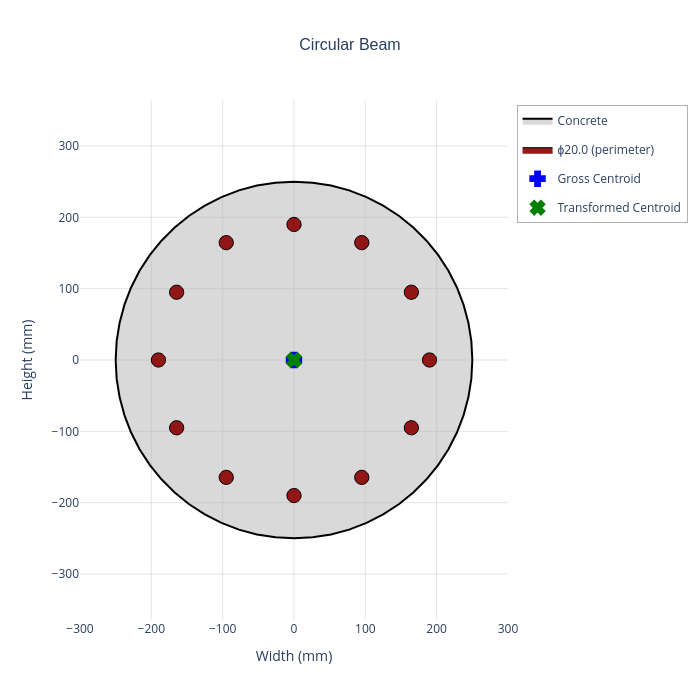

The notebook cell this image was saved under:
### Code cell
# Create circular section (centred at origin)
diameter = 500  # mm

# Sections are created with their centre at (0,0)
circular_section = create_circular_section(
    diameter=diameter,
    section_name="Circular Beam",
)

# ϕ20 => radius = 10
cover = 50

outer_layer = create_circular_perimeter_rebars(
    rebar=rebar_20,
    diameter=diameter,
    cover=cover,
    n_bars=12,
)
circular_section.add_rebar_group(outer_layer)

circular_section.plot(
    concrete=concrete,
    show=False
    )

### Figure 1 — Plotly figure (JSON) as saved in the notebook; plotly's stock layout.template omitted (floating-point values rounded to 4 significant figures)
{"data": [{"fill": "toself", "fillcolor": "rgba(180, 180, 180, 0.5)", "hoverinfo": "text", "hoveron": "fills+points", "hovertext": "<b>Concrete Section</b><br>Section Name: Circular Beam<br>Material Name: Concrete<br>Grade: C30/37<br>Gross I_xx: 3,057 x10⁶ mm⁴<br>Gross I_yy: 3,057 x10⁶ mm⁴<br>Reinforcement Ratio: 0.0192<br>Elastic Modulus E_cm: 32.84 GPa<br>Transformed I_xx: 3,403 x10⁶ mm⁴<br>Transformed I_yy: 3,403 x10⁶ mm⁴", "line": {"color": "black", "width": 2}, "mode": "lines", "name": "Concrete", "type": "scatter", "x": [250, 248.6, 244.5, 237.8, 228.4, 216.5, 202.3, 185.8, 167.3, 146.9, 125.0, 101.7, 77.25, 51.98, 26.13, 1.531e-14, -26.13, -51.98, -77.25, -101.7, -125.0, -146.9, -167.3, -185.8, -202.3, -216.5, -228.4, -237.8, -244.5, -248.6, -250, -248.6, -244.5, -237.8, -228.4, -216.5, -202.3, -185.8, -167.3, -146.9, -125.0, -101.7, -77.25, -51.98, -26.13, -4.592e-14, 26.13, 51.98, 77.25, 101.7, 125.0, 146.9, 167.3, 185.8, 202.3, 216.5, 228.4, 237.8, 244.5, 248.6, 250], "y": [0, 26.13, 51.98, 77.25, 101.7, 125.0, 146.9, 167.3, 185.8, 202.3, 216.5, 228.4, 237.8, 244.5, 248.6, 250, 248.6, 244.5, 237.8, 228.4, 216.5, 202.3, 185.8, 167.3, 146.9, 125.0, 101.7, 77.25, 51.98, 26.13, 3.062e-14, -26.13, -51.98, -77.25, -101.7, -125.0, -146.9, -167.3, -185.8, -202.3, -216.5, -228.4, -237.8, -244.5, -248.6, -250, -248.6, -244.5, -237.8, -228.4, -216.5, -202.3, -185.8, -167.3, -146.9, -125.0, -101.7, -77.25, -51.98, -26.13, 0]}, {"fill": "toself", "fillcolor": "rgba(139, 0, 0, 0.9)", "hoverinfo": "text", "hoveron": "fills+points", "hovertext": "<b>Rebar</b><br>Diameter: ϕ20.0 mm<br>Grade: B500B<br>Area: 314.2 mm²<br>Position: (190.0, 0.0) mm<br>Layer: perimeter<br>Total Steel Area: 3769.9 mm²", "legendgroup": "group_0", "line": {"color": "black", "width": 1}, "mode": "lines", "name": "ϕ20.0 (perimeter)", "showlegend": true, "type": "scatter", "x": [200, 199.8, 199.2, 198.2, 196.9, 195.3, 193.5, 191.5, 189.5, 187.5, 185.6, 183.9, 182.4, 181.3, 180.5, 180.1, 180.1, 180.5, 181.3, 182.4, 183.9, 185.6, 187.5, 189.5, 191.5, 193.5, 195.3, 196.9, 198.2, 199.2, 199.8, 200], "y": [0, 2.013, 3.944, 5.713, 7.248, 8.486, 9.378, 9.885, 9.987, 9.681, 8.978, 7.908, 6.514, 4.853, 2.994, 1.012, -1.012, -2.994, -4.853, -6.514, -7.908, -8.978, -9.681, -9.987, -9.885, -9.378, -8.486, -7.248, -5.713, -3.944, -2.013, -2.449e-15]}, {"fill": "toself", "fillcolor": "rgba(139, 0, 0, 0.9)", "hoverinfo": "text", "hoveron": "fills+points", "hovertext": "<b>Rebar</b><br>Diameter: ϕ20.0 mm<br>Grade: B500B<br>Area: 314.2 mm²<br>Position: (164.5, 95.0) mm<br>Layer: perimeter<br>Total Steel Area: 3769.9 mm²", "legendgroup": "group_0", "line": {"color": "black", "width": 1}, "mode": "lines", "name": "ϕ20.0 (perimeter)", "showlegend": false, "type": "scatter", "x": [174.5, 174.3, 173.7, 172.8, 171.4, 169.8, 168.0, 166.1, 164.0, 162.0, 160.1, 158.4, 157.0, 155.8, 155.0, 154.6, 154.6, 155.0, 155.8, 157.0, 158.4, 160.1, 162.0, 164.0, 166.1, 168.0, 169.8, 171.4, 172.8, 173.7, 174.3, 174.5], "y": [95.0, 97.01, 98.94, 100.7, 102.2, 103.5, 104.4, 104.9, 105.0, 104.7, 104.0, 102.9, 101.5, 99.85, 97.99, 96.01, 93.99, 92.01, 90.15, 88.49, 87.09, 86.02, 85.32, 85.01, 85.12, 85.62, 86.51, 87.75, 89.29, 91.06, 92.99, 95.0]}, {"fill": "toself", "fillcolor": "rgba(139, 0, 0, 0.9)", "hoverinfo": "text", "hoveron": "fills+points", "hovertext": "<b>Rebar</b><br>Diameter: ϕ20.0 mm<br>Grade: B500B<br>Area: 314.2 mm²<br>Position: (95.0, 164.5) mm<br>Layer: perimeter<br>Total Steel Area: 3769.9 mm²", "legendgroup": "group_0", "line": {"color": "black", "width": 1}, "mode": "lines", "name": "ϕ20.0 (perimeter)", "showlegend": false, "type": "scatter", "x": [105.0, 104.8, 104.2, 103.2, 101.9, 100.3, 98.47, 96.51, 94.49, 92.49, 90.6, 88.88, 87.41, 86.26, 85.46, 85.05, 85.05, 85.46, 86.26, 87.41, 88.88, 90.6, 92.49, 94.49, 96.51, 98.47, 100.3, 101.9, 103.2, 104.2, 104.8, 105.0], "y": [164.5, 166.6, 168.5, 170.3, 171.8, 173.0, 173.9, 174.4, 174.5, 174.2, 173.5, 172.5, 171.1, 169.4, 167.5, 165.6, 163.5, 161.6, 159.7, 158.0, 156.6, 155.6, 154.9, 154.6, 154.7, 155.2, 156.1, 157.3, 158.8, 160.6, 162.5, 164.5]}, {"fill": "toself", "fillcolor": "rgba(139, 0, 0, 0.9)", "hoverinfo": "text", "hoveron": "fills+points", "hovertext": "<b>Rebar</b><br>Diameter: ϕ20.0 mm<br>Grade: B500B<br>Area: 314.2 mm²<br>Position: (0.0, 190.0) mm<br>Layer: perimeter<br>Total Steel Area: 3769.9 mm²", "legendgroup": "group_0", "line": {"color": "black", "width": 1}, "mode": "lines", "name": "ϕ20.0 (perimeter)", "showlegend": false, "type": "scatter", "x": [10.0, 9.795, 9.19, 8.208, 6.89, 5.29, 3.473, 1.514, -0.5065, -2.507, -4.404, -6.121, -7.588, -8.743, -9.541, -9.949, -9.949, -9.541, -8.743, -7.588, -6.121, -4.404, -2.507, -0.5065, 1.514, 3.473, 5.29, 6.89, 8.208, 9.19, 9.795, 10.0], "y": [190, 192.0, 193.9, 195.7, 197.2, 198.5, 199.4, 199.9, 200.0, 199.7, 199.0, 197.9, 196.5, 194.9, 193.0, 191.0, 189.0, 187.0, 185.1, 183.5, 182.1, 181.0, 180.3, 180.0, 180.1, 180.6, 181.5, 182.8, 184.3, 186.1, 188.0, 190]}, {"fill": "toself", "fillcolor": "rgba(139, 0, 0, 0.9)", "hoverinfo": "text", "hoveron": "fills+points", "hovertext": "<b>Rebar</b><br>Diameter: ϕ20.0 mm<br>Grade: B500B<br>Area: 314.2 mm²<br>Position: (-95.0, 164.5) mm<br>Layer: perimeter<br>Total Steel Area: 3769.9 mm²", "legendgroup": "group_0", "line": {"color": "black", "width": 1}, "mode": "lines", "name": "ϕ20.0 (perimeter)", "showlegend": false, "type": "scatter", "x": [-85.0, -85.2, -85.81, -86.79, -88.11, -89.71, -91.53, -93.49, -95.51, -97.51, -99.4, -101.1, -102.6, -103.7, -104.5, -104.9, -104.9, -104.5, -103.7, -102.6, -101.1, -99.4, -97.51, -95.51, -93.49, -91.53, -89.71, -88.11, -86.79, -85.81, -85.2, -85.0], "y": [164.5, 166.6, 168.5, 170.3, 171.8, 173.0, 173.9, 174.4, 174.5, 174.2, 173.5, 172.5, 171.1, 169.4, 167.5, 165.6, 163.5, 161.6, 159.7, 158.0, 156.6, 155.6, 154.9, 154.6, 154.7, 155.2, 156.1, 157.3, 158.8, 160.6, 162.5, 164.5]}, {"fill": "toself", "fillcolor": "rgba(139, 0, 0, 0.9)", "hoverinfo": "text", "hoveron": "fills+points", "hovertext": "<b>Rebar</b><br>Diameter: ϕ20.0 mm<br>Grade: B500B<br>Area: 314.2 mm²<br>Position: (-164.5, 95.0) mm<br>Layer: perimeter<br>Total Steel Area: 3769.9 mm²", "legendgroup": "group_0", "line": {"color": "black", "width": 1}, "mode": "lines", "name": "ϕ20.0 (perimeter)", "showlegend": false, "type": "scatter", "x": [-154.5, -154.7, -155.4, -156.3, -157.7, -159.3, -161.1, -163.0, -165.1, -167.1, -168.9, -170.7, -172.1, -173.3, -174.1, -174.5, -174.5, -174.1, -173.3, -172.1, -170.7, -168.9, -167.1, -165.1, -163.0, -161.1, -159.3, -157.7, -156.3, -155.4, -154.7, -154.5], "y": [95.0, 97.01, 98.94, 100.7, 102.2, 103.5, 104.4, 104.9, 105.0, 104.7, 104.0, 102.9, 101.5, 99.85, 97.99, 96.01, 93.99, 92.01, 90.15, 88.49, 87.09, 86.02, 85.32, 85.01, 85.12, 85.62, 86.51, 87.75, 89.29, 91.06, 92.99, 95.0]}, {"fill": "toself", "fillcolor": "rgba(139, 0, 0, 0.9)", "hoverinfo": "text", "hoveron": "fills+points", "hovertext": "<b>Rebar</b><br>Diameter: ϕ20.0 mm<br>Grade: B500B<br>Area: 314.2 mm²<br>Position: (-190.0, 0.0) mm<br>Layer: perimeter<br>Total Steel Area: 3769.9 mm²", "legendgroup": "group_0", "line": {"color": "black", "width": 1}, "mode": "lines", "name": "ϕ20.0 (perimeter)", "showlegend": false, "type": "scatter", "x": [-180, -180.2, -180.8, -181.8, -183.1, -184.7, -186.5, -188.5, -190.5, -192.5, -194.4, -196.1, -197.6, -198.7, -199.5, -199.9, -199.9, -199.5, -198.7, -197.6, -196.1, -194.4, -192.5, -190.5, -188.5, -186.5, -184.7, -183.1, -181.8, -180.8, -180.2, -180], "y": [2.327e-14, 2.013, 3.944, 5.713, 7.248, 8.486, 9.378, 9.885, 9.987, 9.681, 8.978, 7.908, 6.514, 4.853, 2.994, 1.012, -1.012, -2.994, -4.853, -6.514, -7.908, -8.978, -9.681, -9.987, -9.885, -9.378, -8.486, -7.248, -5.713, -3.944, -2.013, 2.082e-14]}, {"fill": "toself", "fillcolor": "rgba(139, 0, 0, 0.9)", "hoverinfo": "text", "hoveron": "fills+points", "hovertext": "<b>Rebar</b><br>Diameter: ϕ20.0 mm<br>Grade: B500B<br>Area: 314.2 mm²<br>Position: (-164.5, -95.0) mm<br>Layer: perimeter<br>Total Steel Area: 3769.9 mm²", "legendgroup": "group_0", "line": {"color": "black", "width": 1}, "mode": "lines", "name": "ϕ20.0 (perimeter)", "showlegend": false, "type": "scatter", "x": [-154.5, -154.7, -155.4, -156.3, -157.7, -159.3, -161.1, -163.0, -165.1, -167.1, -168.9, -170.7, -172.1, -173.3, -174.1, -174.5, -174.5, -174.1, -173.3, -172.1, -170.7, -168.9, -167.1, -165.1, -163.0, -161.1, -159.3, -157.7, -156.3, -155.4, -154.7, -154.5], "y": [-95.0, -92.99, -91.06, -89.29, -87.75, -86.51, -85.62, -85.12, -85.01, -85.32, -86.02, -87.09, -88.49, -90.15, -92.01, -93.99, -96.01, -97.99, -99.85, -101.5, -102.9, -104.0, -104.7, -105.0, -104.9, -104.4, -103.5, -102.2, -100.7, -98.94, -97.01, -95.0]}, {"fill": "toself", "fillcolor": "rgba(139, 0, 0, 0.9)", "hoverinfo": "text", "hoveron": "fills+points", "hovertext": "<b>Rebar</b><br>Diameter: ϕ20.0 mm<br>Grade: B500B<br>Area: 314.2 mm²<br>Position: (-95.0, -164.5) mm<br>Layer: perimeter<br>Total Steel Area: 3769.9 mm²", "legendgroup": "group_0", "line": {"color": "black", "width": 1}, "mode": "lines", "name": "ϕ20.0 (perimeter)", "showlegend": false, "type": "scatter", "x": [-85.0, -85.2, -85.81, -86.79, -88.11, -89.71, -91.53, -93.49, -95.51, -97.51, -99.4, -101.1, -102.6, -103.7, -104.5, -104.9, -104.9, -104.5, -103.7, -102.6, -101.1, -99.4, -97.51, -95.51, -93.49, -91.53, -89.71, -88.11, -86.79, -85.81, -85.2, -85.0], "y": [-164.5, -162.5, -160.6, -158.8, -157.3, -156.1, -155.2, -154.7, -154.6, -154.9, -155.6, -156.6, -158.0, -159.7, -161.6, -163.5, -165.6, -167.5, -169.4, -171.1, -172.5, -173.5, -174.2, -174.5, -174.4, -173.9, -173.0, -171.8, -170.3, -168.5, -166.6, -164.5]}, {"fill": "toself", "fillcolor": "rgba(139, 0, 0, 0.9)", "hoverinfo": "text", "hoveron": "fills+points", "hovertext": "<b>Rebar</b><br>Diameter: ϕ20.0 mm<br>Grade: B500B<br>Area: 314.2 mm²<br>Position: (-0.0, -190.0) mm<br>Layer: perimeter<br>Total Steel Area: 3769.9 mm²", "legendgroup": "group_0", "line": {"color": "black", "width": 1}, "mode": "lines", "name": "ϕ20.0 (perimeter)", "showlegend": false, "type": "scatter", "x": [10.0, 9.795, 9.19, 8.208, 6.89, 5.29, 3.473, 1.514, -0.5065, -2.507, -4.404, -6.121, -7.588, -8.743, -9.541, -9.949, -9.949, -9.541, -8.743, -7.588, -6.121, -4.404, -2.507, -0.5065, 1.514, 3.473, 5.29, 6.89, 8.208, 9.19, 9.795, 10.0], "y": [-190, -188.0, -186.1, -184.3, -182.8, -181.5, -180.6, -180.1, -180.0, -180.3, -181.0, -182.1, -183.5, -185.1, -187.0, -189.0, -191.0, -193.0, -194.9, -196.5, -197.9, -199.0, -199.7, -200.0, -199.9, -199.4, -198.5, -197.2, -195.7, -193.9, -192.0, -190]}, {"fill": "toself", "fillcolor": "rgba(139, 0, 0, 0.9)", "hoverinfo": "text", "hoveron": "fills+points", "hovertext": "<b>Rebar</b><br>Diameter: ϕ20.0 mm<br>Grade: B500B<br>Area: 314.2 mm²<br>Position: (95.0, -164.5) mm<br>Layer: perimeter<br>Total Steel Area: 3769.9 mm²", "legendgroup": "group_0", "line": {"color": "black", "width": 1}, "mode": "lines", "name": "ϕ20.0 (perimeter)", "showlegend": false, "type": "scatter", "x": [105.0, 104.8, 104.2, 103.2, 101.9, 100.3, 98.47, 96.51, 94.49, 92.49, 90.6, 88.88, 87.41, 86.26, 85.46, 85.05, 85.05, 85.46, 86.26, 87.41, 88.88, 90.6, 92.49, 94.49, 96.51, 98.47, 100.3, 101.9, 103.2, 104.2, 104.8, 105.0], "y": [-164.5, -162.5, -160.6, -158.8, -157.3, -156.1, -155.2, -154.7, -154.6, -154.9, -155.6, -156.6, -158.0, -159.7, -161.6, -163.5, -165.6, -167.5, -169.4, -171.1, -172.5, -173.5, -174.2, -174.5, -174.4, -173.9, -173.0, -171.8, -170.3, -168.5, -166.6, -164.5]}, {"fill": "toself", "fillcolor": "rgba(139, 0, 0, 0.9)", "hoverinfo": "text", "hoveron": "fills+points", "hovertext": "<b>Rebar</b><br>Diameter: ϕ20.0 mm<br>Grade: B500B<br>Area: 314.2 mm²<br>Position: (164.5, -95.0) mm<br>Layer: perimeter<br>Total Steel Area: 3769.9 mm²", "legendgroup": "group_0", "line": {"color": "black", "width": 1}, "mode": "lines", "name": "ϕ20.0 (perimeter)", "showlegend": false, "type": "scatter", "x": [174.5, 174.3, 173.7, 172.8, 171.4, 169.8, 168.0, 166.1, 164.0, 162.0, 160.1, 158.4, 157.0, 155.8, 155.0, 154.6, 154.6, 155.0, 155.8, 157.0, 158.4, 160.1, 162.0, 164.0, 166.1, 168.0, 169.8, 171.4, 172.8, 173.7, 174.3, 174.5], "y": [-95.0, -92.99, -91.06, -89.29, -87.75, -86.51, -85.62, -85.12, -85.01, -85.32, -86.02, -87.09, -88.49, -90.15, -92.01, -93.99, -96.01, -97.99, -99.85, -101.5, -102.9, -104.0, -104.7, -105.0, -104.9, -104.4, -103.5, -102.2, -100.7, -98.94, -97.01, -95.0]}, {"hoverinfo": "text", "hovertext": "<b>Gross Centroid</b><br>Position: (-0.0, 0.0) mm<br>Gross Area: 195,991 mm²", "marker": {"color": "blue", "line": {"color": "blue", "width": 2}, "size": 12, "symbol": "cross"}, "mode": "markers", "name": "Gross Centroid", "type": "scatter", "x": [-1.333e-14], "y": [5.344e-16]}, {"hoverinfo": "text", "hovertext": "<b>Transformed Centroid</b><br>Position: (-0.0, 0.0) mm<br>Transformed Area: 215,183 mm²<br>Elastic Modulus: 32.84 GPa", "marker": {"color": "green", "line": {"color": "green", "width": 2}, "size": 12, "symbol": "x"}, "mode": "markers", "name": "Transformed Centroid", "type": "scatter", "x": [-1.353e-14], "y": [0]}], "layout": {"height": 700, "hovermode": "closest", "legend": {"bgcolor": "rgba(255, 255, 255, 0.8)", "bordercolor": "rgba(0, 0, 0, 0.3)", "borderwidth": 1, "x": 1.02, "xanchor": "left", "y": 0.99, "yanchor": "top"}, "plot_bgcolor": "white", "showlegend": true, "title": {"font": {"family": "Arial, sans-serif", "size": 16}, "text": "Circular Beam", "x": 0.5, "xanchor": "center"}, "width": 700, "xaxis": {"gridcolor": "rgba(200, 200, 200, 0.5)", "range": [-300, 300], "scaleanchor": "y", "scaleratio": 1, "showgrid": true, "title": {"text": "Width (mm)"}, "zeroline": false}, "yaxis": {"gridcolor": "rgba(200, 200, 200, 0.5)", "range": [-300, 300], "showgrid": true, "title": {"text": "Height (mm)"}, "zeroline": false}}}
